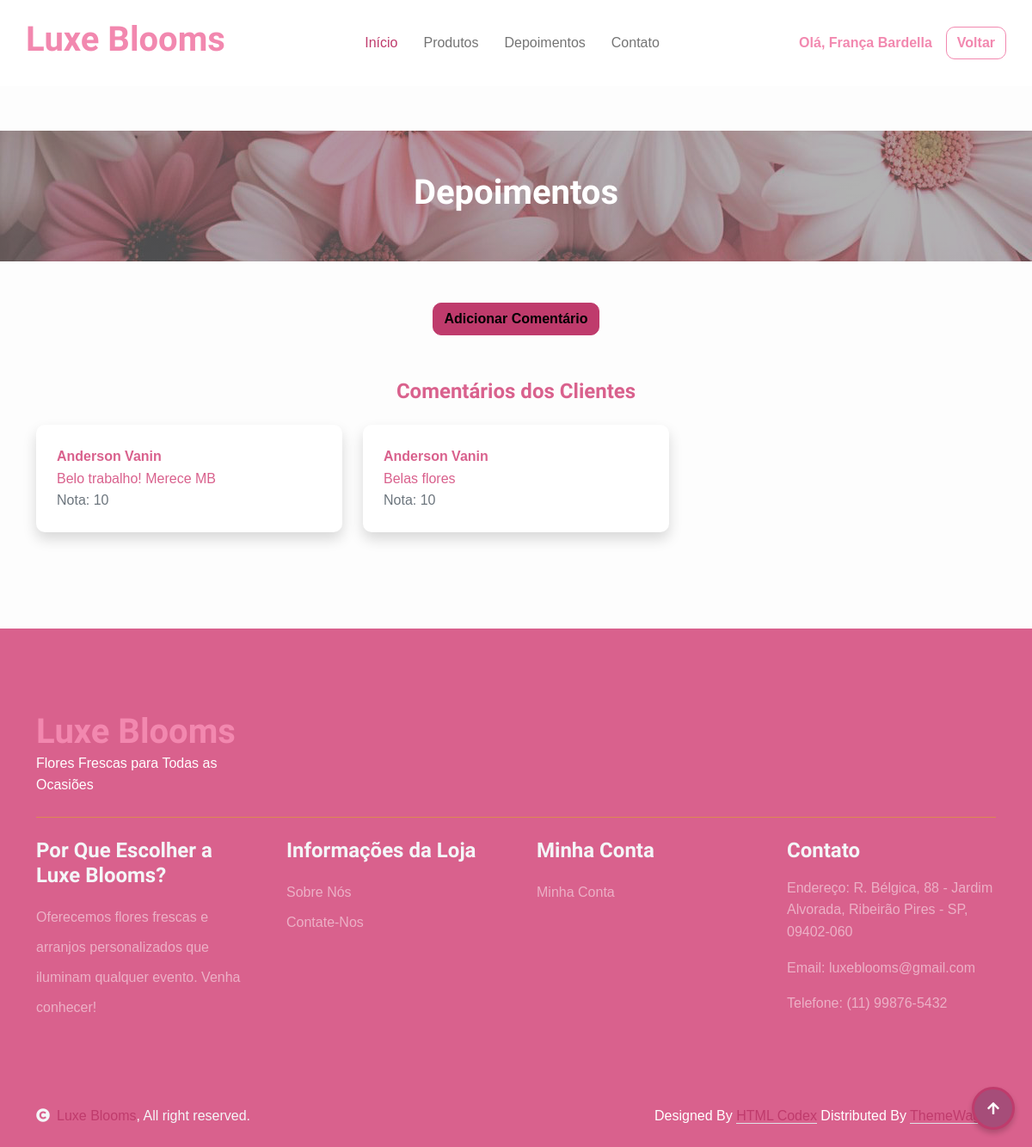
/depoimentos.php (signed in), run on the app's committed database.
### tables this page shows
CREATE TABLE `comentarios` (
  `id_comentario` int(11) NOT NULL,
  `conteudo` varchar(520) DEFAULT NULL,
  `id_cliente` int(11) DEFAULT NULL,
  `nota` int(11) DEFAULT NULL
);

CREATE TABLE `cadastro_cliente` (
  `id_cliente` int(11) NOT NULL,
  `cpf_cliente` varchar(14) NOT NULL,
  `telefone_cliente` varchar(14) DEFAULT NULL,
  `nome_cliente` varchar(128) DEFAULT NULL,
  `email_cliente` varchar(128) DEFAULT NULL,
  `senha_cliente` varchar(64) DEFAULT NULL,
  `tipo` enum('cliente','vendedor','administrador') NOT NULL DEFAULT 'cliente'
);

### depoimentos.php (the view, shortened to what this page needs)
<?php
    include 'menu.php';
?>
<div class="container-fluid page-header py-5">
            <h1 class="text-center text-white display-6">Depoimentos</h1>
</div>
<div class="container-fluid py-5">
    <div class="container">
        <div class="text-center">
            <button class="btn btn-primary" data-bs-toggle="modal" data-bs-target="#addCommentModal">Adicionar Comentário</button>
        </div>
        <br>
        <br>
        <h4 class="text-dark text-center mb-4">Comentários dos Clientes</h4>
        <div class="row">
        <?php
$query = "SELECT c.conteudo, c.nota, u.nome_cliente, u.tipo FROM comentarios c
          JOIN cadastro_cliente u ON c.id_cliente = u.id_cliente";
$result = mysqli_query($conexao, $query);
if (mysqli_num_rows($result) > 0) {
    while ($row = mysqli_fetch_assoc($result)) {
        echo '<div class="col-md-4 mb-3">';
        echo '<div class="bg-white p-4 rounded shadow">';
        if ($row['tipo'] == 'cliente') {
            echo '<p class="mb-0 text-dark"><strong>' . htmlspecialchars($row['nome_cliente']) . '</strong></p>';
        } else {
            echo '<p class="mb-0 text-dark"><strong>Usuário não identificado</strong></p>';
        }
        echo '<p class="mb-0 text-dark">' . htmlspecialchars($row['conteudo']) . '</p>';
        echo '<p class="mb-0 text-muted">Nota: ' . htmlspecialchars($row['nota']) . '</p>';
        echo '</div>';
        echo '</div>';
    }
} else {
    echo '<p class="text-center text-muted">Nenhum comentário disponível.</p>';
}
?>
        </div>
    </div>
</div>
<?php
    include 'footer.php';
?>
        <a href="#" class="btn btn-primary border-3 border-primary rounded-circle back-to-top"><i class="fa fa-arrow-up"></i></a>
    </body>
</html>

### css/style.css (style rules this page uses)
.back-to-top { position: fixed; right: 30px; bottom: 30px; display: flex; width: 45px; height: 45px; align-items: center; justify-content: center; transition: 0.5s; z-index: 99; }
.btn { font-weight: 600; transition: .5s; }
.page-header { position: relative; background: linear-gradient(rgba(0, 0, 0, 0.3), rgba(0, 0, 0, 0.3)), url(../imgs/Papel\ De\ Parede\ Estampa\ Floral.jpg); background-position: center center; background-repeat: no-repeat; background-size: cover; }
@media (min-width: 992px) { .hero-header, .page-header { margin-top: 152px !important; } }
body { font-family: 'Arial', sans-serif; line-height: 1.6; margin: 0; padding: 0; background-color: #fdfdfd; color: #444; }
.back-to-top { background-color: #a64d79; color: #fff; border-radius: 50%; position: fixed; bottom: 20px; right: 20px; width: 50px; height: 50px; display: flex; align-items: center; justify-content: center; cursor: pointer; box-shadow: 0 4px 6px rgba(0, 0, 0, 0.2); transition: background-color 0.3s ease; }

### data on the page
comentarios: id_cliente.nome_cliente "Anderson Vanin", conteudo "Belo trabalho! Merece MB", nota "10"
comentarios: id_cliente.nome_cliente "Anderson Vanin", conteudo "Belas flores", nota "10"

### other printed values
$_SESSION['nome'] "França Bardella"
